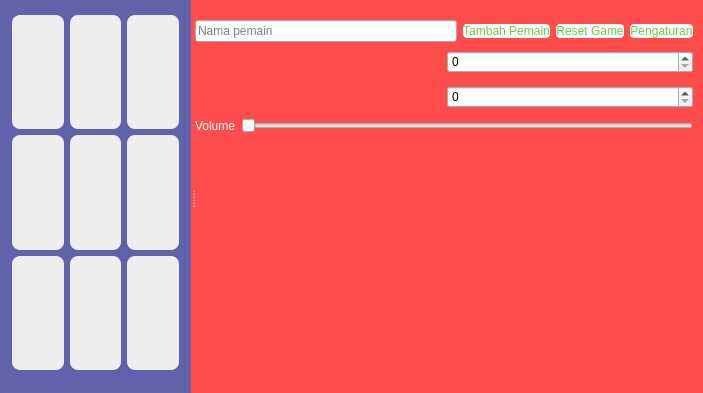
<?xml version="1.0" encoding="UTF-8"?>
<ui version="4.0">
 <class>Dialog</class>
 <widget class="QDialog" name="Dialog">
  <property name="geometry">
   <rect>
    <x>0</x>
    <y>0</y>
    <width>703</width>
    <height>393</height>
   </rect>
  </property>
  <property name="windowTitle">
   <string>Dialog</string>
  </property>
  <property name="styleSheet">
   <string notr="true">QDialog{
	background-color: rgb(255, 76, 76);
}
QGroupBox{
	background-color: rgb(99, 98, 174);
}
QPushButton#btn1{
	color: rgb(32, 74, 135);
	background-color: rgb(238, 238, 236);
	border-radius:8px;
	font: 75 italic 15pt &quot;Z003&quot;;
}
QPushButton#btn2{
	color: rgb(32, 74, 135);
	background-color: rgb(238, 238, 236);
	border-radius:8px;
	font: 75 italic 15pt &quot;Z003&quot;;
}
QPushButton#btn3{
	color: rgb(32, 74, 135);
	background-color: rgb(238, 238, 236);
	border-radius:8px;
	font: 75 italic 15pt &quot;Z003&quot;;
}
QPushButton#btn4{
color: rgb(32, 74, 135);
	background-color: rgb(238, 238, 236);
	border-radius:8px;
	font: 75 italic 15pt &quot;Z003&quot;;
}
QPushButton#btn5{
color: rgb(32, 74, 135);
	background-color: rgb(238, 238, 236);
	border-radius:8px;
	font: 75 italic 15pt &quot;Z003&quot;;
}
QPushButton#btn6{
	color: rgb(32, 74, 135);
	background-color: rgb(238, 238, 236);
	border-radius:8px;
	font: 75 italic 15pt &quot;Z003&quot;;
}
QPushButton#btn7{
color: rgb(32, 74, 135);
	background-color: rgb(238, 238, 236);
	border-radius:8px;
	font: 75 italic 15pt &quot;Z003&quot;;
}
QPushButton#btn8{
	color: rgb(32, 74, 135);
	background-color: rgb(238, 238, 236);
	border-radius:8px;
	font: 75 italic 15pt &quot;Z003&quot;;
}
QPushButton#btn9{
color: rgb(32, 74, 135);
	background-color: rgb(238, 238, 236);
	border-radius:8px;
	font: 75 italic 15pt &quot;Z003&quot;;
}</string>
  </property>
  <layout class="QGridLayout" name="gridLayout_2">
   <property name="leftMargin">
    <number>0</number>
   </property>
   <property name="topMargin">
    <number>0</number>
   </property>
   <property name="rightMargin">
    <number>10</number>
   </property>
   <property name="bottomMargin">
    <number>0</number>
   </property>
   <property name="spacing">
    <number>0</number>
   </property>
   <item row="0" column="0">
    <widget class="QSplitter" name="splitter">
     <property name="orientation">
      <enum>Qt::Horizontal</enum>
     </property>
     <widget class="QGroupBox" name="groupBox">
      <property name="font">
       <font>
        <pointsize>1</pointsize>
       </font>
      </property>
      <property name="acceptDrops">
       <bool>false</bool>
      </property>
      <property name="styleSheet">
       <string notr="true"/>
      </property>
      <property name="title">
       <string/>
      </property>
      <layout class="QGridLayout" name="gridLayout">
       <property name="bottomMargin">
        <number>20</number>
       </property>
       <item row="1" column="2">
        <widget class="QPushButton" name="btn6">
         <property name="maximumSize">
          <size>
           <width>250</width>
           <height>250</height>
          </size>
         </property>
         <property name="text">
          <string/>
         </property>
         <property name="checkable">
          <bool>true</bool>
         </property>
         <property name="checked">
          <bool>false</bool>
         </property>
        </widget>
       </item>
       <item row="0" column="1">
        <widget class="QPushButton" name="btn2">
         <property name="maximumSize">
          <size>
           <width>250</width>
           <height>250</height>
          </size>
         </property>
         <property name="text">
          <string/>
         </property>
         <property name="checkable">
          <bool>true</bool>
         </property>
         <property name="checked">
          <bool>false</bool>
         </property>
        </widget>
       </item>
       <item row="0" column="2">
        <widget class="QPushButton" name="btn3">
         <property name="maximumSize">
          <size>
           <width>250</width>
           <height>250</height>
          </size>
         </property>
         <property name="text">
          <string/>
         </property>
         <property name="checkable">
          <bool>true</bool>
         </property>
         <property name="checked">
          <bool>false</bool>
         </property>
        </widget>
       </item>
       <item row="2" column="1">
        <widget class="QPushButton" name="btn8">
         <property name="maximumSize">
          <size>
           <width>250</width>
           <height>250</height>
          </size>
         </property>
         <property name="text">
          <string/>
         </property>
         <property name="checkable">
          <bool>true</bool>
         </property>
         <property name="checked">
          <bool>false</bool>
         </property>
        </widget>
       </item>
       <item row="1" column="0">
        <widget class="QPushButton" name="btn4">
         <property name="maximumSize">
          <size>
           <width>250</width>
           <height>250</height>
          </size>
         </property>
         <property name="text">
          <string/>
         </property>
         <property name="checkable">
          <bool>true</bool>
         </property>
         <property name="checked">
          <bool>false</bool>
         </property>
        </widget>
       </item>
       <item row="0" column="0">
        <widget class="QPushButton" name="btn1">
         <property name="maximumSize">
          <size>
           <width>250</width>
           <height>250</height>
          </size>
         </property>
         <property name="styleSheet">
          <string notr="true"/>
         </property>
         <property name="text">
          <string/>
         </property>
         <property name="checkable">
          <bool>true</bool>
         </property>
         <property name="checked">
          <bool>false</bool>
         </property>
        </widget>
       </item>
       <item row="2" column="0">
        <widget class="QPushButton" name="btn7">
         <property name="maximumSize">
          <size>
           <width>250</width>
           <height>250</height>
          </size>
         </property>
         <property name="text">
          <string/>
         </property>
         <property name="checkable">
          <bool>true</bool>
         </property>
         <property name="checked">
          <bool>false</bool>
         </property>
        </widget>
       </item>
       <item row="1" column="1">
        <widget class="QPushButton" name="btn5">
         <property name="maximumSize">
          <size>
           <width>250</width>
           <height>250</height>
          </size>
         </property>
         <property name="styleSheet">
          <string notr="true"/>
         </property>
         <property name="text">
          <string/>
         </property>
         <property name="checkable">
          <bool>true</bool>
         </property>
         <property name="checked">
          <bool>false</bool>
         </property>
        </widget>
       </item>
       <item row="2" column="2">
        <widget class="QPushButton" name="btn9">
         <property name="maximumSize">
          <size>
           <width>250</width>
           <height>250</height>
          </size>
         </property>
         <property name="text">
          <string/>
         </property>
         <property name="checkable">
          <bool>true</bool>
         </property>
         <property name="checked">
          <bool>false</bool>
         </property>
        </widget>
       </item>
      </layout>
     </widget>
     <widget class="QWidget" name="">
      <layout class="QVBoxLayout" name="verticalLayout_2">
       <item>
        <spacer name="horizontalSpacer">
         <property name="orientation">
          <enum>Qt::Horizontal</enum>
         </property>
         <property name="sizeHint" stdset="0">
          <size>
           <width>40</width>
           <height>20</height>
          </size>
         </property>
        </spacer>
       </item>
       <item>
        <layout class="QHBoxLayout" name="horizontalLayout">
         <item>
          <widget class="QLineEdit" name="lineEdit">
           <property name="placeholderText">
            <string>Nama pemain</string>
           </property>
          </widget>
         </item>
         <item>
          <widget class="QPushButton" name="btnadd">
           <property name="styleSheet">
            <string notr="true">border-radius:4px;
font: 75 10pt &quot;Kalimati&quot;;
color: rgb(99, 209, 70);
background-color: rgb(255, 255, 255);</string>
           </property>
           <property name="text">
            <string>Tambah Pemain</string>
           </property>
           <property name="icon">
            <iconset resource="source.qrc">
             <normaloff>:/Icon/1.png</normaloff>:/Icon/1.png</iconset>
           </property>
           <property name="iconSize">
            <size>
             <width>15</width>
             <height>15</height>
            </size>
           </property>
          </widget>
         </item>
         <item>
          <widget class="QPushButton" name="btnReset">
           <property name="styleSheet">
            <string notr="true">border-radius:4px;
font: 75 10pt &quot;Kalimati&quot;;
color: rgb(99, 209, 70);
background-color: rgb(255, 255, 255);</string>
           </property>
           <property name="text">
            <string>Reset Game</string>
           </property>
           <property name="icon">
            <iconset resource="source.qrc">
             <normaloff>:/Icon/2.png</normaloff>:/Icon/2.png</iconset>
           </property>
           <property name="iconSize">
            <size>
             <width>15</width>
             <height>15</height>
            </size>
           </property>
          </widget>
         </item>
         <item>
          <widget class="QPushButton" name="btnpengaturan">
           <property name="styleSheet">
            <string notr="true">border-radius:4px;
font: 75 10pt &quot;Kalimati&quot;;
color: rgb(99, 209, 70);
background-color: rgb(255, 255, 255);</string>
           </property>
           <property name="text">
            <string>Pengaturan</string>
           </property>
           <property name="icon">
            <iconset resource="source.qrc">
             <normaloff>:/Icon/3.png</normaloff>:/Icon/3.png</iconset>
           </property>
           <property name="iconSize">
            <size>
             <width>15</width>
             <height>15</height>
            </size>
           </property>
          </widget>
         </item>
        </layout>
       </item>
       <item>
        <layout class="QVBoxLayout" name="verticalLayout">
         <item>
          <layout class="QHBoxLayout" name="horizontalLayout_2">
           <item>
            <widget class="QLabel" name="player1">
             <property name="maximumSize">
              <size>
               <width>16777215</width>
               <height>16777215</height>
              </size>
             </property>
             <property name="font">
              <font>
               <family>Yrsa</family>
               <pointsize>16</pointsize>
               <weight>75</weight>
               <bold>true</bold>
              </font>
             </property>
             <property name="styleSheet">
              <string notr="true">color: rgb(255, 255, 255);</string>
             </property>
             <property name="text">
              <string/>
             </property>
            </widget>
           </item>
           <item>
            <widget class="QSpinBox" name="p1">
             <property name="maximum">
              <number>100</number>
             </property>
            </widget>
           </item>
          </layout>
         </item>
         <item>
          <layout class="QHBoxLayout" name="horizontalLayout_3">
           <item>
            <widget class="QLabel" name="player2">
             <property name="maximumSize">
              <size>
               <width>16777215</width>
               <height>16777215</height>
              </size>
             </property>
             <property name="font">
              <font>
               <family>Yrsa</family>
               <pointsize>16</pointsize>
               <weight>75</weight>
               <bold>true</bold>
              </font>
             </property>
             <property name="styleSheet">
              <string notr="true">color: rgb(255, 255, 255);</string>
             </property>
             <property name="text">
              <string/>
             </property>
            </widget>
           </item>
           <item>
            <widget class="QSpinBox" name="p2">
             <property name="maximum">
              <number>100</number>
             </property>
            </widget>
           </item>
          </layout>
         </item>
        </layout>
       </item>
       <item>
        <layout class="QHBoxLayout" name="horizontalLayout_4">
         <item>
          <widget class="QLabel" name="lblVolume">
           <property name="styleSheet">
            <string notr="true">color: rgb(255, 255, 255);
font: 75 10pt &quot;Noto Sans CJK SC&quot;;</string>
           </property>
           <property name="text">
            <string>Volume</string>
           </property>
          </widget>
         </item>
         <item>
          <widget class="QSlider" name="volume">
           <property name="orientation">
            <enum>Qt::Horizontal</enum>
           </property>
          </widget>
         </item>
        </layout>
       </item>
       <item>
        <spacer name="verticalSpacer_2">
         <property name="orientation">
          <enum>Qt::Vertical</enum>
         </property>
         <property name="sizeHint" stdset="0">
          <size>
           <width>20</width>
           <height>40</height>
          </size>
         </property>
        </spacer>
       </item>
      </layout>
     </widget>
    </widget>
   </item>
  </layout>
 </widget>
 <resources>
  <include location="source.qrc"/>
 </resources>
 <connections/>
</ui>
